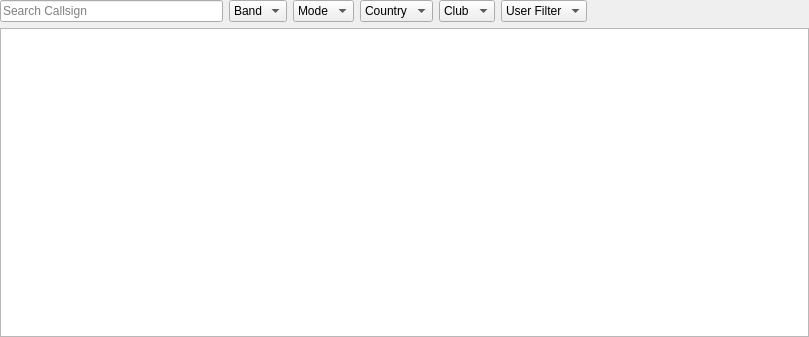
<?xml version="1.0" encoding="UTF-8"?>
<ui version="4.0">
 <class>LogbookWidget</class>
 <widget class="QWidget" name="LogbookWidget">
  <property name="geometry">
   <rect>
    <x>0</x>
    <y>0</y>
    <width>809</width>
    <height>337</height>
   </rect>
  </property>
  <property name="windowTitle">
   <string notr="true">Form</string>
  </property>
  <layout class="QGridLayout" name="gridLayout">
   <property name="leftMargin">
    <number>0</number>
   </property>
   <property name="topMargin">
    <number>0</number>
   </property>
   <property name="rightMargin">
    <number>0</number>
   </property>
   <property name="bottomMargin">
    <number>0</number>
   </property>
   <item row="0" column="0">
    <layout class="QVBoxLayout" name="verticalLayout">
     <item>
      <layout class="QHBoxLayout" name="horizontalLayout">
       <item>
        <widget class="QLineEdit" name="callsignFilter">
         <property name="focusPolicy">
          <enum>Qt::ClickFocus</enum>
         </property>
         <property name="placeholderText">
          <string>Search Callsign</string>
         </property>
        </widget>
       </item>
       <item>
        <widget class="QComboBox" name="bandFilter">
         <property name="sizePolicy">
          <sizepolicy hsizetype="Maximum" vsizetype="Fixed">
           <horstretch>0</horstretch>
           <verstretch>0</verstretch>
          </sizepolicy>
         </property>
         <property name="focusPolicy">
          <enum>Qt::ClickFocus</enum>
         </property>
         <property name="currentText">
          <string>Band</string>
         </property>
         <property name="sizeAdjustPolicy">
          <enum>QComboBox::AdjustToContents</enum>
         </property>
         <item>
          <property name="text">
           <string>Band</string>
          </property>
         </item>
        </widget>
       </item>
       <item>
        <widget class="QComboBox" name="modeFilter">
         <property name="sizePolicy">
          <sizepolicy hsizetype="Maximum" vsizetype="Fixed">
           <horstretch>0</horstretch>
           <verstretch>0</verstretch>
          </sizepolicy>
         </property>
         <property name="focusPolicy">
          <enum>Qt::ClickFocus</enum>
         </property>
         <property name="sizeAdjustPolicy">
          <enum>QComboBox::AdjustToContents</enum>
         </property>
         <item>
          <property name="text">
           <string>Mode</string>
          </property>
         </item>
        </widget>
       </item>
       <item>
        <widget class="QComboBox" name="countryFilter">
         <property name="sizePolicy">
          <sizepolicy hsizetype="Maximum" vsizetype="Fixed">
           <horstretch>0</horstretch>
           <verstretch>0</verstretch>
          </sizepolicy>
         </property>
         <property name="focusPolicy">
          <enum>Qt::ClickFocus</enum>
         </property>
         <property name="sizeAdjustPolicy">
          <enum>QComboBox::AdjustToContents</enum>
         </property>
         <item>
          <property name="text">
           <string>Country</string>
          </property>
         </item>
        </widget>
       </item>
       <item>
        <widget class="QComboBox" name="clubFilter">
         <property name="focusPolicy">
          <enum>Qt::ClickFocus</enum>
         </property>
         <item>
          <property name="text">
           <string>Club</string>
          </property>
         </item>
        </widget>
       </item>
       <item>
        <widget class="QComboBox" name="userFilter">
         <property name="sizePolicy">
          <sizepolicy hsizetype="Maximum" vsizetype="Fixed">
           <horstretch>0</horstretch>
           <verstretch>0</verstretch>
          </sizepolicy>
         </property>
         <property name="focusPolicy">
          <enum>Qt::ClickFocus</enum>
         </property>
         <property name="sizeAdjustPolicy">
          <enum>QComboBox::AdjustToContents</enum>
         </property>
         <item>
          <property name="text">
           <string>User Filter</string>
          </property>
         </item>
        </widget>
       </item>
       <item>
        <spacer name="horizontalSpacer">
         <property name="orientation">
          <enum>Qt::Horizontal</enum>
         </property>
         <property name="sizeHint" stdset="0">
          <size>
           <width>40</width>
           <height>20</height>
          </size>
         </property>
        </spacer>
       </item>
      </layout>
     </item>
     <item>
      <widget class="QTableQSOView" name="contactTable">
       <property name="focusPolicy">
        <enum>Qt::ClickFocus</enum>
       </property>
       <property name="contextMenuPolicy">
        <enum>Qt::ActionsContextMenu</enum>
       </property>
       <property name="editTriggers">
        <set>QAbstractItemView::EditKeyPressed</set>
       </property>
       <property name="tabKeyNavigation">
        <bool>false</bool>
       </property>
       <property name="alternatingRowColors">
        <bool>true</bool>
       </property>
       <property name="selectionBehavior">
        <enum>QAbstractItemView::SelectRows</enum>
       </property>
       <property name="verticalScrollMode">
        <enum>QAbstractItemView::ScrollPerPixel</enum>
       </property>
       <property name="horizontalScrollMode">
        <enum>QAbstractItemView::ScrollPerPixel</enum>
       </property>
       <property name="sortingEnabled">
        <bool>false</bool>
       </property>
       <attribute name="verticalHeaderVisible">
        <bool>false</bool>
       </attribute>
       <attribute name="verticalHeaderMinimumSectionSize">
        <number>25</number>
       </attribute>
       <attribute name="verticalHeaderDefaultSectionSize">
        <number>25</number>
       </attribute>
      </widget>
     </item>
    </layout>
   </item>
  </layout>
  <action name="actionDeleteContact">
   <property name="icon">
    <iconset theme="edit-delete">
     <normaloff>.</normaloff>.</iconset>
   </property>
   <property name="text">
    <string>Delete</string>
   </property>
   <property name="shortcut">
    <string>Del</string>
   </property>
  </action>
  <action name="actionUploadClublog">
   <property name="icon">
    <iconset resource="../res/icons/icons.qrc">
     <normaloff>:/icons/cloud_upload-24px.svg</normaloff>:/icons/cloud_upload-24px.svg</iconset>
   </property>
   <property name="text">
    <string>Upload to Clublog</string>
   </property>
  </action>
  <action name="actionLookup">
   <property name="icon">
    <iconset resource="../res/icons/icons.qrc">
     <normaloff>:/icons/baseline-search-24px.svg</normaloff>:/icons/baseline-search-24px.svg</iconset>
   </property>
   <property name="text">
    <string>Lookup on QRZ</string>
   </property>
  </action>
  <action name="actionFilter">
   <property name="icon">
    <iconset resource="../res/icons/icons.qrc">
     <normaloff>:/icons/filter_list-24px.svg</normaloff>:/icons/filter_list-24px.svg</iconset>
   </property>
   <property name="text">
    <string>Filter Callsign</string>
   </property>
  </action>
  <action name="actionEditContact">
   <property name="text">
    <string>Edit Value</string>
   </property>
   <property name="shortcut">
    <string>Ctrl+E</string>
   </property>
  </action>
  <action name="actionDisplayedColumns">
   <property name="text">
    <string>Column Visibility </string>
   </property>
   <property name="toolTip">
    <string>Which columns should be displayed</string>
   </property>
  </action>
  <action name="actionExportAs">
   <property name="icon">
    <iconset theme="document-export">
     <normaloff>.</normaloff>.</iconset>
   </property>
   <property name="text">
    <string>Export Selected</string>
   </property>
   <property name="toolTip">
    <string>Export selected QSOs</string>
   </property>
  </action>
 </widget>
 <customwidgets>
  <customwidget>
   <class>QTableQSOView</class>
   <extends>QTableView</extends>
   <header>ui/QTableQSOView.h</header>
  </customwidget>
 </customwidgets>
 <resources>
  <include location="../res/icons/icons.qrc"/>
 </resources>
 <connections>
  <connection>
   <sender>actionDeleteContact</sender>
   <signal>triggered()</signal>
   <receiver>LogbookWidget</receiver>
   <slot>deleteContact()</slot>
   <hints>
    <hint type="sourcelabel">
     <x>-1</x>
     <y>-1</y>
    </hint>
    <hint type="destinationlabel">
     <x>247</x>
     <y>168</y>
    </hint>
   </hints>
  </connection>
  <connection>
   <sender>callsignFilter</sender>
   <signal>textChanged(QString)</signal>
   <receiver>LogbookWidget</receiver>
   <slot>callsignFilterChanged()</slot>
   <hints>
    <hint type="sourcelabel">
     <x>129</x>
     <y>16</y>
    </hint>
    <hint type="destinationlabel">
     <x>404</x>
     <y>168</y>
    </hint>
   </hints>
  </connection>
  <connection>
   <sender>bandFilter</sender>
   <signal>currentIndexChanged(int)</signal>
   <receiver>LogbookWidget</receiver>
   <slot>bandFilterChanged()</slot>
   <hints>
    <hint type="sourcelabel">
     <x>308</x>
     <y>16</y>
    </hint>
    <hint type="destinationlabel">
     <x>404</x>
     <y>168</y>
    </hint>
   </hints>
  </connection>
  <connection>
   <sender>actionUploadClublog</sender>
   <signal>triggered()</signal>
   <receiver>LogbookWidget</receiver>
   <slot>uploadClublog()</slot>
   <hints>
    <hint type="sourcelabel">
     <x>-1</x>
     <y>-1</y>
    </hint>
    <hint type="destinationlabel">
     <x>404</x>
     <y>168</y>
    </hint>
   </hints>
  </connection>
  <connection>
   <sender>actionFilter</sender>
   <signal>triggered()</signal>
   <receiver>LogbookWidget</receiver>
   <slot>filterSelectedCallsign()</slot>
   <hints>
    <hint type="sourcelabel">
     <x>-1</x>
     <y>-1</y>
    </hint>
    <hint type="destinationlabel">
     <x>404</x>
     <y>168</y>
    </hint>
   </hints>
  </connection>
  <connection>
   <sender>actionLookup</sender>
   <signal>triggered()</signal>
   <receiver>LogbookWidget</receiver>
   <slot>lookupSelectedCallsign()</slot>
   <hints>
    <hint type="sourcelabel">
     <x>-1</x>
     <y>-1</y>
    </hint>
    <hint type="destinationlabel">
     <x>404</x>
     <y>168</y>
    </hint>
   </hints>
  </connection>
  <connection>
   <sender>modeFilter</sender>
   <signal>currentIndexChanged(int)</signal>
   <receiver>LogbookWidget</receiver>
   <slot>modeFilterChanged()</slot>
   <hints>
    <hint type="sourcelabel">
     <x>360</x>
     <y>17</y>
    </hint>
    <hint type="destinationlabel">
     <x>404</x>
     <y>168</y>
    </hint>
   </hints>
  </connection>
  <connection>
   <sender>countryFilter</sender>
   <signal>currentIndexChanged(int)</signal>
   <receiver>LogbookWidget</receiver>
   <slot>countryFilterChanged()</slot>
   <hints>
    <hint type="sourcelabel">
     <x>449</x>
     <y>17</y>
    </hint>
    <hint type="destinationlabel">
     <x>404</x>
     <y>168</y>
    </hint>
   </hints>
  </connection>
  <connection>
   <sender>actionEditContact</sender>
   <signal>triggered()</signal>
   <receiver>LogbookWidget</receiver>
   <slot>editContact()</slot>
   <hints>
    <hint type="sourcelabel">
     <x>-1</x>
     <y>-1</y>
    </hint>
    <hint type="destinationlabel">
     <x>404</x>
     <y>168</y>
    </hint>
   </hints>
  </connection>
  <connection>
   <sender>actionDisplayedColumns</sender>
   <signal>triggered()</signal>
   <receiver>LogbookWidget</receiver>
   <slot>displayedColumns()</slot>
   <hints>
    <hint type="sourcelabel">
     <x>-1</x>
     <y>-1</y>
    </hint>
    <hint type="destinationlabel">
     <x>404</x>
     <y>168</y>
    </hint>
   </hints>
  </connection>
  <connection>
   <sender>userFilter</sender>
   <signal>currentIndexChanged(int)</signal>
   <receiver>LogbookWidget</receiver>
   <slot>userFilterChanged()</slot>
   <hints>
    <hint type="sourcelabel">
     <x>545</x>
     <y>18</y>
    </hint>
    <hint type="destinationlabel">
     <x>404</x>
     <y>168</y>
    </hint>
   </hints>
  </connection>
  <connection>
   <sender>contactTable</sender>
   <signal>doubleClicked(QModelIndex)</signal>
   <receiver>LogbookWidget</receiver>
   <slot>doubleClickColumn(QModelIndex)</slot>
   <hints>
    <hint type="sourcelabel">
     <x>404</x>
     <y>189</y>
    </hint>
    <hint type="destinationlabel">
     <x>404</x>
     <y>168</y>
    </hint>
   </hints>
  </connection>
  <connection>
   <sender>actionExportAs</sender>
   <signal>triggered()</signal>
   <receiver>LogbookWidget</receiver>
   <slot>exportContact()</slot>
   <hints>
    <hint type="sourcelabel">
     <x>-1</x>
     <y>-1</y>
    </hint>
    <hint type="destinationlabel">
     <x>404</x>
     <y>168</y>
    </hint>
   </hints>
  </connection>
  <connection>
   <sender>clubFilter</sender>
   <signal>currentIndexChanged(int)</signal>
   <receiver>LogbookWidget</receiver>
   <slot>clubFilterChanged()</slot>
   <hints>
    <hint type="sourcelabel">
     <x>469</x>
     <y>14</y>
    </hint>
    <hint type="destinationlabel">
     <x>404</x>
     <y>168</y>
    </hint>
   </hints>
  </connection>
 </connections>
 <slots>
  <slot>deleteContact()</slot>
  <slot>callsignFilterChanged()</slot>
  <slot>bandFilterChanged()</slot>
  <slot>uploadClublog()</slot>
  <slot>filterSelectedCallsign()</slot>
  <slot>lookupSelectedCallsign()</slot>
  <slot>modeFilterChanged()</slot>
  <slot>countryFilterChanged()</slot>
  <slot>editContact()</slot>
  <slot>displayedColumns()</slot>
  <slot>userFilterChanged()</slot>
  <slot>doubleClickColumn(QModelIndex)</slot>
  <slot>exportContact()</slot>
  <slot>clubFilterChanged()</slot>
 </slots>
</ui>
